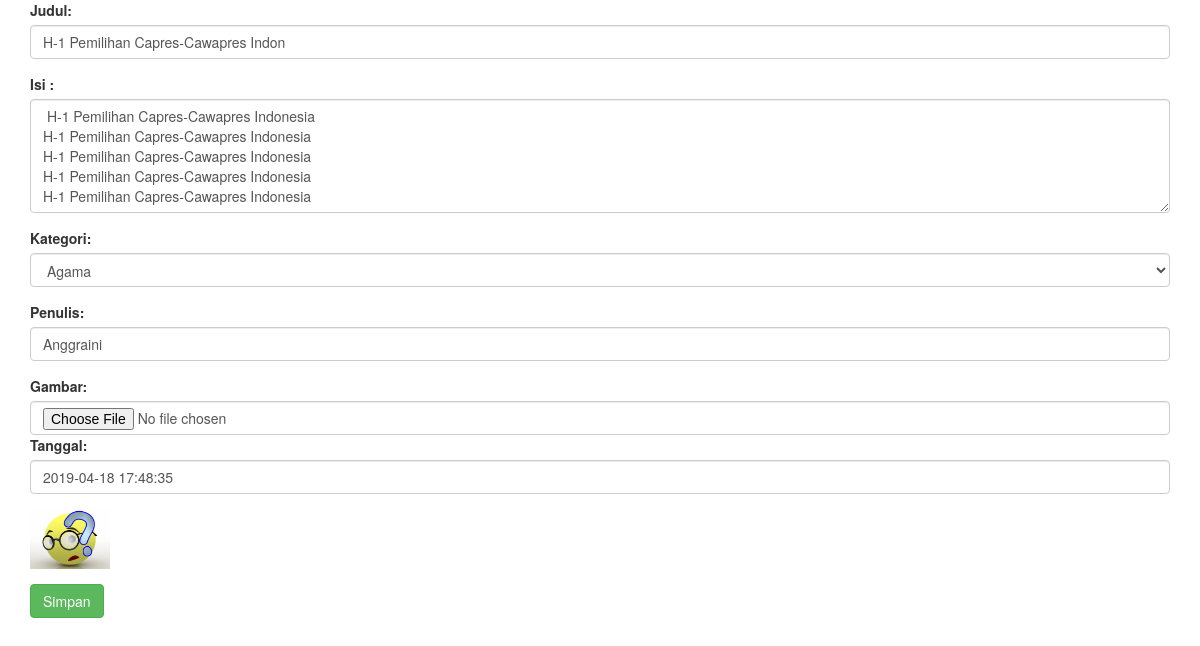
The app's page /index.php/Berita/select_by/5 with its own data.
### tables this page shows
CREATE TABLE `berita` (
  `id_berita` int(11) NOT NULL,
  `judul` varchar(35) NOT NULL,
  `isi` text NOT NULL,
  `kategori` varchar(12) NOT NULL,
  `penulis` varchar(25) NOT NULL,
  `gambar` text NOT NULL,
  `tanggal` datetime NOT NULL DEFAULT CURRENT_TIMESTAMP
);

### application/controllers/Berita.php (called while the page is built, shortened)
<?php
class Berita extends CI_Controller {
    function select_by($id) {
        $data['berita'] = $this->Berita_m->select_by_db($id);
        $this->load->view('berita_form_edit_v', $data);
    }
}

### index.php (called while the page is built, shortened)
<?php
require_once BASEPATH.'core/CodeIgniter.php';

### application/models/Berita_m.php (called while the page is built, shortened)
<?php
class Berita_m extends CI_Model{
    function select_by_db($id) {
        return $this->db  ->query("Select * FROM berita WHERE id_berita='$id'")->result();
    }
}

### application/views/berita_form_edit_v.php (the view, shortened to what this page needs)
<!DOCTYPE html>
<html>
<head>
    <link rel="stylesheet"
    href="https://maxcdn.bootstrapcdn.com/bootstrap/3.3.7/css/bootstrap.min.css">
</head>
<body>
    <div class="container">
    <?php
    foreach ($berita as $row) {
    ?>
    <form method="post" action="<?php echo site_url('Berita/edit');?>"
                  enctype="multipart/form-data">
                    <div class="form-group">
                        <label for="comment">Judul:</label>
                        <input type="text" class="form-control"
                               name="in_judul" required="" value="<?php echo $row->judul; ?>">
                    </div>
                    <div class="form-group">
                        <label for="comment">Isi : </label>
                        <textarea class="form-control" rows="5" name="in_isi" required=""> <?php echo $row->isi; ?></textarea>
                    </div>
                    <div class="form-group">
                        <label for="usr">Kategori:</label>
                        <select name="in_kategori" <?php echo $row->kategori; ?> class="form-control">
                            <option value="Agama">
                                Agama
                            </option>
                        </select>
                    </div>
                    <div class="form-group">
                        <label for="comment">Penulis:</label>
                        <input type="text" class="form-control"
                               name="in_penulis" required="" value="<?php echo $row->penulis; ?>">
                    </div>
                    <div clas="form_group">
                        <label for="usr">Gambar:</label>
                        <input type="file" required="" class="form-control" name="in_gambar">
                    </div>
                    <div class="form-group">
                                    <label for="comment">Tanggal:</label>
                                    <input type="text" class="form-control"
                                           name="in_tanggal" value="<?php echo $row->tanggal; ?>">
                                </div>
                    <div class="form-group">
                        <img src="<?php echo base_url();
                        ?>assets/upload/<?php echo $row->gambar; ?>"
                             style="width: 80px">
                    </div>
                    <button class="btn btn-success" type="submit">Simpan</button>
                </form>
                <?php
            }
            ?>
        </div>
    </body>
    </html>

### records on screen
berita: in_judul "H-1 Pemilihan Capres-Cawapres Indon", in_isi "H-1 Pemilihan Capres-Cawapres Indonesia H-1 Pemilihan Capres-Cawapres Indonesia H-1 Pemilihan Capres-Cawapres Indonesia H-1 Pemilihan Capres-Cawapres Indonesia H-1 Pemilihan Capres-Cawapres Indonesia", in_kategori "Agama", in_penulis "Anggraini", in_tanggal "2019-04-18 17:48:35", gambar (picture)
